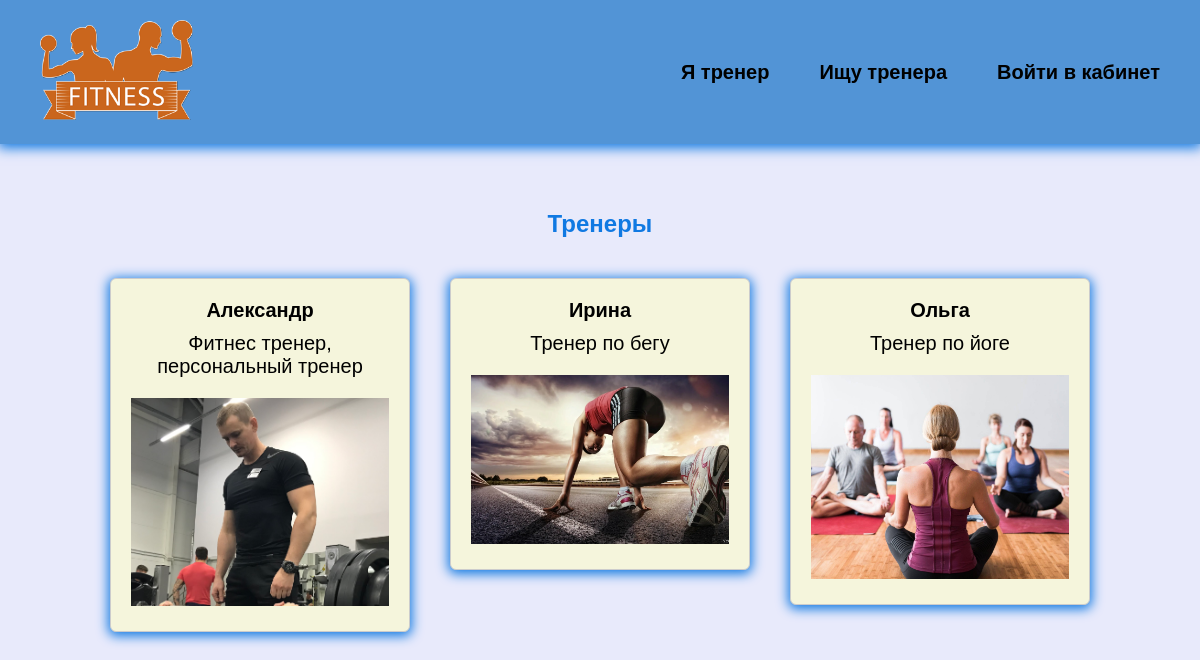
/profiles/, run on the app's committed database.
### fitness/models.py (models this page shows, shortened)
class Profile(models.Model):
    user = models.OneToOneField(User, on_delete=models.CASCADE, null=True, blank=True)
    name = models.CharField(max_length=200, null=True, blank=True)
    email = models.EmailField(max_length=200, null=True, blank=True)
    username = models.CharField(max_length=200, null=True, blank=True)
    short_info = models.CharField(max_length=200, null=True, blank=True)
    bio = models.TextField(null=True, blank=True)
    profile_image = models.ImageField(upload_to="profiles/", default="profiles/user-default.png")
    social_inst = models.CharField(max_length=200, null=True, blank=True)
    social_vk = models.CharField(max_length=200, null=True, blank=True)
    social_web = models.CharField(max_length=200, null=True, blank=True)
    created = models.DateTimeField(auto_now_add=True)

### fitness/views.py (the view)
# urls.py: path('profiles/', views.profiles, name='profiles'),
def profiles(request):
    prof = Profile.objects.all()
    context = {'profiles': prof}
    return render(request, 'fitness/profiles.html', context)

### fitness/templates/fitness/profiles.html
{% extends 'fitness/base.html' %}
{% block content %}
<h1>
    Тренеры
</h1>
<div class="content_prof">
    {% for profile in profiles %}
    <a href="{% url 'coach' profile.id %}"><ul class="prof">
        <li><b>{{ profile.name }}</b></li>
        <li>{{ profile.short_info }}</li>
        <li><img src="{{ profile.profile_image.url }}" alt=""></li>
    </ul></a>
    {% endfor %}
</div>
{% endblock %}

### fitness/static/css/style.css (style rules this page uses)
body { padding: 0; margin: 0; background-color: rgb(232, 234, 251); font-family: Verdana, Geneva, Tahoma, sans-serif; }
a { text-decoration: none; color: black; }
img { height: 100px; }
h1, h2 { color: #1079e2; }
.content_prof .prof { box-shadow: 0 2px 12px 2px #1079e2; padding: 20px; box-sizing: border-box; border-radius: 6px; margin: 20px; display: inline-block; list-style: none; background: beige; }
.content_prof ul { text-align: center; font-size: 20px; }
h1 { text-align: center; font-size: 24px; margin-bottom: 20px; }
.content_prof { display: flex; flex-wrap: wrap; justify-content: center; }
.prof { list-style-type: none; width: 300px; margin: 20px; padding: 20px; border: 1px solid #ccc; text-align: center; }
.prof li:first-child { font-size: 20px; margin-bottom: 10px; }
.prof li:nth-child(2) { margin-bottom: 10px; }
.prof img { max-width: 100%; height: auto; margin-top: 10px; }

### data on the page
Profile: name "Александр", short_info "Фитнес тренер, персональный тренер", profile_image (picture)
Profile: name "Ирина", short_info "Тренер по бегу", profile_image (picture)
Profile: name "Ольга", short_info "Тренер по йоге", profile_image (picture)
